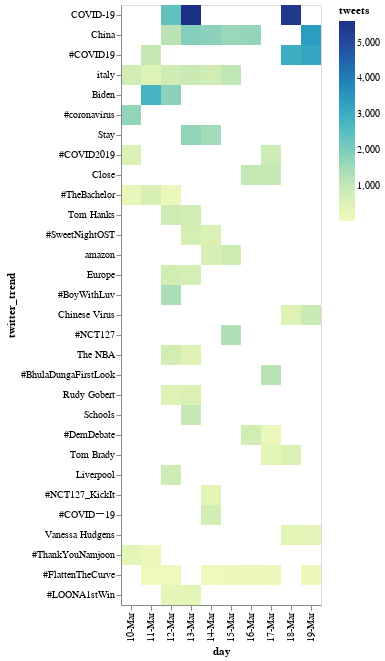

Source (notebook cell):
### Code cell
# Heatmap
df_4 = pd.merge(df, pd.DataFrame(my_sort[:30]).rename(columns={0:"twitter_trend"}), how="inner", on=["twitter_trend", "twitter_trend"])
df_4
alt.Chart(df_4).mark_rect().encode(
    alt.Y('twitter_trend:O', sort=my_sort),
    x='day:O',
    color='tweets:Q',
    tooltip=['twitter_trend', 'day', 'tweets']
)

### Figure 1 — Vega-Lite specification as saved in the notebook (floating-point values rounded to 4 significant figures; data arrays with more than 128 entries replaced by an {"elided": "..."} marker saying what was removed)
{"$schema": "https://vega.github.io/schema/vega-lite/v4.8.1.json", "config": {"view": {"continuousHeight": 300, "continuousWidth": 400}}, "data": {"name": "data-5a7046b3c04e6c58155b2c571ac28ccd"}, "datasets": {"data-5a7046b3c04e6c58155b2c571ac28ccd": [{"count (thousands)": "209.7", "day": "10-Mar", "hashtag": "yes", "hr": 10, "rank": 1, "tweets": 209.7, "twitter_trend": "#ThankYouNamjoon"}, {"count (thousands)": "321.6", "day": "10-Mar", "hashtag": "yes", "hr": 18, "rank": 48, "tweets": 321.6, "twitter_trend": "#ThankYouNamjoon"}, {"count (thousands)": "132.7", "day": "11-Mar", "hashtag": "yes", "hr": 10, "rank": 39, "tweets": 132.7, "twitter_trend": "#ThankYouNamjoon"}, {"count (thousands)": "710.9", "day": "10-Mar", "hashtag": "no", "hr": 10, "rank": 6, "tweets": 710.9, "twitter_trend": "italy"}, {"count (thousands)": "776.8", "day": "10-Mar", "hashtag": "no", "hr": 18, "rank": 27, "tweets": 776.8, "twitter_trend": "italy"}, {"count (thousands)": "524.4", "day": "11-Mar", "hashtag": "no", "hr": 18, "rank": 27, "tweets": 524.4, "twitter_trend": "italy"}, {"count (thousands)": "803.6", "day": "12-Mar", "hashtag": "no", "hr": 10, "rank": 11, "tweets": 803.6, "twitter_trend": "italy"}, {"count (thousands)": "909.5", "day": "13-Mar", "hashtag": "no", "hr": 10, "rank": 17, "tweets": 909.5, "twitter_trend": "italy"}, {"count (thousands)": "758.2", "day": "14-Mar", "hashtag": "no", "hr": 10, "rank": 15, "tweets": 758.2, "twitter_trend": "italy"}, {"count (thousands)": "1100", "day": "15-Mar", "hashtag": "no", "hr": 10, "rank": 9, "tweets": 1100, "twitter_trend": "italy"}, {"count (thousands)": "224.9", "day": "10-Mar", "hashtag": "yes", "hr": 10, "rank": 21, "tweets": 224.9, "twitter_trend": "#TheBachelor"}, {"count (thousands)": "251.4", "day": "10-Mar", "hashtag": "yes", "hr": 18, "rank": 46, "tweets": 251.4, "twitter_trend": "#TheBachelor"}, {"count (thousands)": "630.3", "day": "11-Mar", "hashtag": "yes", "hr": 10, "rank": 26, "tweets": 630.3, "twitter_trend": "#TheBachelor"}, {"count (thousands)": "663.2", "day": "11-Mar", "hashtag": "yes", "hr": 18, "rank": 50, "tweets": 663.2, "twitter_trend": "#TheBachelor"}, {"count (thousands)": "134.9", "day": "12-Mar", "hashtag": "yes", "hr": 10, "rank": 14, "tweets": 134.9, "twitter_trend": "#TheBachelor"}, {"count (thousands)": "599.7", "day": "10-Mar", "hashtag": "yes", "hr": 10, "rank": 22, "tweets": 599.7, "twitter_trend": "#COVID2019"}, {"count (thousands)": "567.2", "day": "10-Mar", "hashtag": "yes", "hr": 18, "rank": 45, "tweets": 567.2, "twitter_trend": "#COVID2019"}, {"count (thousands)": "847.1", "day": "17-Mar", "hashtag": "yes", "hr": 18, "rank": 2, "tweets": 847.1, "twitter_trend": "#COVID2019"}, {"count (thousands)": "1600", "day": "10-Mar", "hashtag": "yes", "hr": 10, "rank": 26, "tweets": 1600, "twitter_trend": "#coronavirus"}, {"count (thousands)": "1700", "day": "10-Mar", "hashtag": "yes", "hr": 18, "rank": 47, "tweets": 1700, "twitter_trend": "#coronavirus"}, {"count (thousands)": "1000", "day": "11-Mar", "hashtag": "yes", "hr": 10, "rank": 27, "tweets": 1000, "twitter_trend": "#COVID19"}, {"count (thousands)": "3000", "day": "18-Mar", "hashtag": "yes", "hr": 10, "rank": 26, "tweets": 3000, "twitter_trend": "#COVID19"}, {"count (thousands)": "3200", "day": "19-Mar", "hashtag": "yes", "hr": 10, "rank": 5, "tweets": 3200, "twitter_trend": "#COVID19"}, {"count (thousands)": "25.7", "day": "11-Mar", "hashtag": "yes", "hr": 10, "rank": 49, "tweets": 25.7, "twitter_trend": "#FlattenTheCurve"}, {"count (thousands)": "33", "day": "11-Mar", "hashtag": "yes", "hr": 18, "rank": 7, "tweets": 33, "twitter_trend": "#FlattenTheCurve"}, {"count (thousands)": "50.2", "day": "12-Mar", "hashtag": "yes", "hr": 10, "rank": 15, "tweets": 50.2, "twitter_trend": "#FlattenTheCurve"}, {"count (thousands)": "52.9", "day": "14-Mar", "hashtag": "yes", "hr": 10, "rank": 34, "tweets": 52.9, "twitter_trend": "#FlattenTheCurve"}, {"count (thousands)": "86", "day": "15-Mar", "hashtag": "yes", "hr": 10, "rank": 33, "tweets": 86, "twitter_trend": "#FlattenTheCurve"}, {"count (thousands)": "102.4", "day": "15-Mar", "hashtag": "yes", "hr": 18, "rank": 45, "tweets": 102.4, "twitter_trend": "#FlattenTheCurve"}, {"count (thousands)": "132.6", "day": "16-Mar", "hashtag": "yes", "hr": 10, "rank": 28, "tweets": 132.6, "twitter_trend": "#FlattenTheCurve"}, {"count (thousands)": "101.1", "day": "17-Mar", "hashtag": "yes", "hr": 10, "rank": 26, "tweets": 101.1, "twitter_trend": "#FlattenTheCurve"}, {"count (thousands)": "76.9", "day": "19-Mar", "hashtag": "yes", "hr": 10, "rank": 39, "tweets": 76.9, "twitter_trend": "#FlattenTheCurve"}, {"count (thousands)": "2800", "day": "11-Mar", "hashtag": "no", "hr": 18, "rank": 29, "tweets": 2800, "twitter_trend": "Biden"}, {"count (thousands)": "1800", "day": "12-Mar", "hashtag": "no", "hr": 10, "rank": 19, "tweets": 1800, "twitter_trend": "Biden"}, {"count (thousands)": "835.2", "day": "12-Mar", "hashtag": "no", "hr": 10, "rank": 7, "tweets": 835.2, "twitter_trend": "Tom Hanks"}, {"count (thousands)": "747.9", "day": "13-Mar", "hashtag": "no", "hr": 10, "rank": 14, "tweets": 747.9, "twitter_trend": "Tom Hanks"}, {"count (thousands)": "2400", "day": "12-Mar", "hashtag": "no", "hr": 10, "rank": 8, "tweets": 2400, "twitter_trend": "COVID-19"}, {"count (thousands)": "5600", "day": "13-Mar", "hashtag": "no", "hr": 10, "rank": 13, "tweets": 5600, "twitter_trend": "COVID-19"}, {"count (thousands)": "5400", "day": "18-Mar", "hashtag": "no", "hr": 10, "rank": 9, "tweets": 5400, "twitter_trend": "COVID-19"}, {"count (thousands)": "534.4", "day": "12-Mar", "hashtag": "no", "hr": 10, "rank": 9, "tweets": 534.4, "twitter_trend": "Rudy Gobert"}, {"count (thousands)": "584.4", "day": "13-Mar", "hashtag": "no", "hr": 10, "rank": 15, "tweets": 584.4, "twitter_trend": "Rudy Gobert"}, {"count (thousands)": "788.6", "day": "12-Mar", "hashtag": "no", "hr": 10, "rank": 10, "tweets": 788.6, "twitter_trend": "Europe"}, {"count (thousands)": "716.6", "day": "13-Mar", "hashtag": "no", "hr": 10, "rank": 18, "tweets": 716.6, "twitter_trend": "Europe"}, {"count (thousands)": "759.8", "day": "12-Mar", "hashtag": "no", "hr": 10, "rank": 13, "tweets": 759.8, "twitter_trend": "The NBA"}, {"count (thousands)": "501.4", "day": "13-Mar", "hashtag": "no", "hr": 10, "rank": 30, "tweets": 501.4, "twitter_trend": "The NBA"}, {"count (thousands)": "864.6", "day": "12-Mar", "hashtag": "no", "hr": 10, "rank": 18, "tweets": 864.6, "twitter_trend": "Liverpool"}, {"count (thousands)": "1200", "day": "12-Mar", "hashtag": "no", "hr": 10, "rank": 25, "tweets": 1200, "twitter_trend": "China"}, {"count (thousands)": "1900", "day": "13-Mar", "hashtag": "no", "hr": 10, "rank": 20, "tweets": 1900, "twitter_trend": "China"}, {"count (thousands)": "1800", "day": "14-Mar", "hashtag": "no", "hr": 10, "rank": 17, "tweets": 1800, "twitter_trend": "China"}, {"count (thousands)": "1600", "day": "15-Mar", "hashtag": "no", "hr": 10, "rank": 13, "tweets": 1600, "twitter_trend": "China"}, {"count (thousands)": "1700", "day": "16-Mar", "hashtag": "no", "hr": 10, "rank": 12, "tweets": 1700, "twitter_trend": "China"}, {"count (thousands)": "3400", "day": "19-Mar", "hashtag": "no", "hr": 18, "rank": 22, "tweets": 3400, "twitter_trend": "China"}, {"count (thousands)": "1400", "day": "12-Mar", "hashtag": "yes", "hr": 10, "rank": 48, "tweets": 1400, "twitter_trend": "#BoyWithLuv"}, {"count (thousands)": "297.9", "day": "12-Mar", "hashtag": "yes", "hr": 18, "rank": 40, "tweets": 297.9, "twitter_trend": "#LOONA1stWin"}, {"count (thousands)": "337.2", "day": "13-Mar", "hashtag": "yes", "hr": 10, "rank": 49, "tweets": 337.2, "twitter_trend": "#LOONA1stWin"}, {"count (thousands)": "233", "day": "13-Mar", "hashtag": "yes", "hr": 10, "rank": 1, "tweets": 233, "twitter_trend": "#SweetNightOST"}, {"count (thousands)": "719.2", "day": "13-Mar", "hashtag": "yes", "hr": 18, "rank": 37, "tweets": 719.2, "twitter_trend": "#SweetNightOST"}, {"count (thousands)": "591.7", "day": "14-Mar", "hashtag": "yes", "hr": 10, "rank": 46, "tweets": 591.7, "twitter_trend": "#SweetNightOST"}, {"count (thousands)": "1700", "day": "13-Mar", "hashtag": "no", "hr": 10, "rank": 19, "tweets": 1700, "twitter_trend": "Stay"}, {"count (thousands)": "1500", "day": "14-Mar", "hashtag": "no", "hr": 10, "rank": 14, "tweets": 1500, "twitter_trend": "Stay"}, {"count (thousands)": "986.6", "day": "13-Mar", "hashtag": "no", "hr": 10, "rank": 32, "tweets": 986.6, "twitter_trend": "Schools"}, {"count (thousands)": "382.6", "day": "14-Mar", "hashtag": "yes", "hr": 10, "rank": 4, "tweets": 382.6, "twitter_trend": "#NCT127_KickIt"}, {"count (thousands)": "368.1", "day": "14-Mar", "hashtag": "yes", "hr": 18, "rank": 41, "tweets": 368.1, "twitter_trend": "#NCT127_KickIt"}, {"count (thousands)": "669.2", "day": "14-Mar", "hashtag": "no", "hr": 10, "rank": 22, "tweets": 669.2, "twitter_trend": "amazon"}, {"count (thousands)": "837.2", "day": "15-Mar", "hashtag": "no", "hr": 10, "rank": 15, "tweets": 837.2, "twitter_trend": "amazon"}, {"count (thousands)": "743.7", "day": "14-Mar", "hashtag": "yes", "hr": 18, "rank": 1, "tweets": 743.7, "twitter_trend": "#COVIDー19"}, {"count (thousands)": "1300", "day": "15-Mar", "hashtag": "yes", "hr": 10, "rank": 4, "tweets": 1300, "twitter_trend": "#NCT127"}, {"count (thousands)": "1000", "day": "16-Mar", "hashtag": "no", "hr": 10, "rank": 10, "tweets": 1000, "twitter_trend": "Close"}, {"count (thousands)": "1000", "day": "17-Mar", "hashtag": "no", "hr": 10, "rank": 18, "tweets": 1000, "twitter_trend": "Close"}, {"count (thousands)": "790.1", "day": "16-Mar", "hashtag": "yes", "hr": 10, "rank": 25, "tweets": 790.1, "twitter_trend": "#DemDebate"}, {"count (thousands)": "153.9", "day": "17-Mar", "hashtag": "yes", "hr": 10, "rank": 34, "tweets": 153.9, "twitter_trend": "#DemDebate"}, {"count (thousands)": "1200", "day": "17-Mar", "hashtag": "yes", "hr": 10, "rank": 4, "tweets": 1200, "twitter_trend": "#BhulaDungaFirstLook"}, {"count (thousands)": "319.6", "day": "17-Mar", "hashtag": "no", "hr": 18, "rank": 3, "tweets": 319.6, "twitter_trend": "Tom Brady"}, {"count (thousands)": "577.4", "day": "18-Mar", "hashtag": "no", "hr": 10, "rank": 8, "tweets": 577.4, "twitter_trend": "Tom Brady"}, {"count (thousands)": "369.7", "day": "18-Mar", "hashtag": "no", "hr": 10, "rank": 11, "tweets": 369.7, "twitter_trend": "Vanessa Hudgens"}, {"count (thousands)": "296.7", "day": "19-Mar", "hashtag": "no", "hr": 10, "rank": 17, "tweets": 296.7, "twitter_trend": "Vanessa Hudgens"}, {"count (thousands)": "479.4", "day": "18-Mar", "hashtag": "no", "hr": 10, "rank": 15, "tweets": 479.4, "twitter_trend": "Chinese Virus"}, {"count (thousands)": "896.2", "day": "19-Mar", "hashtag": "no", "hr": 10, "rank": 6, "tweets": 896.2, "twitter_trend": "Chinese Virus"}]}, "encoding": {"color": {"field": "tweets", "type": "quantitative"}, "tooltip": [{"field": "twitter_trend", "type": "nominal"}, {"field": "day", "type": "nominal"}, {"field": "tweets", "type": "quantitative"}], "x": {"field": "day", "type": "ordinal"}, "y": {"field": "twitter_trend", "sort": {"elided": "738 str values"}, "type": "ordinal"}}, "mark": "rect"}
